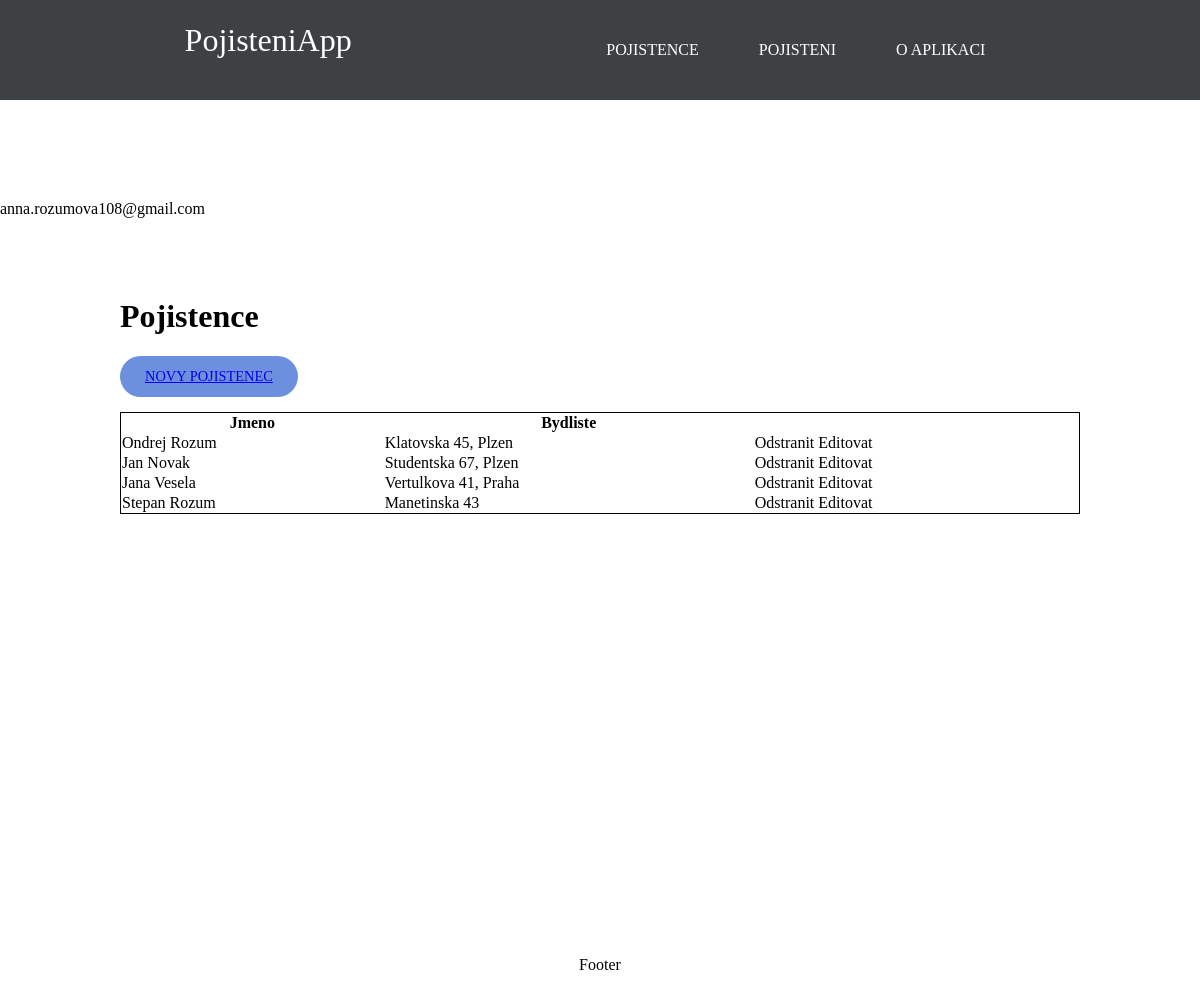
/pojistence/ (signed in), run on the app's committed database.
### pojisteni/models.py (models this page shows, shortened)
class Uzivatel(AbstractBaseUser):
    email = models.EmailField(max_length = 300, unique=True)
    is_admin = models.BooleanField(default=False)
    class Meta:
        verbose_name = "uživatel"
        verbose_name_plural = "uživatelé"
    objects = UzivatelManager()
    USERNAME_FIELD = "email"

class Pojistence(models.Model):
    id_pojistence = models.BigAutoField(primary_key=True)
    jmeno = models.CharField(max_length=64)
    prijmeni = models.CharField(max_length=64)
    email = models.EmailField(max_length=254)
    telefon = models.IntegerField()
    adresa = models.CharField(max_length=64)
    pojisteni = []
    class Meta:
        verbose_name_plural = 'Pojistence'

### pojisteni/views.py (the view)
# urls.py: path('pojistence/', views.PojistenceIndex.as_view(), name='pojistence'),
class PojistenceIndex(generic.ListView):
    template_name = 'pojisteni/pojistence.html'
    context_object_name = 'pojistence'
    def get_queryset(self):
        return Pojistence.objects.all().order_by('id_pojistence')

### pojisteni/templates/pojisteni/pojistence.html
{% extends 'pojisteni/base.html' %}
{% load static %}
{% block content %}
    <h1>Pojistence</h1>
    <p class="new-button">
        <a href="{% url 'create_pojistence' %}">Novy pojistenec</a>
    </p>
    <table>
        <thead>
            <tr>
                <th>Jmeno</th>
                <th>Bydliste</th>
                <th></th>
            </tr>
        </thead>
        <tbody>
            {% for pojistenec in pojistence %}
            <tr>
                <td>{{pojistenec.jmeno}} {{pojistenec.prijmeni}}</td>
                <td>{{pojistenec.adresa}}</td>
                <td>Odstranit Editovat</td>
            </tr>
            {% endfor %}
        </tbody>
    </table>
</body>
</html>
{% endblock %}

### pojisteni/templates/pojisteni/base.html (shortened to what this page needs)
{% load static %}
<!DOCTYPE html>
<html lang="en">
<head>
    <link href="{% static 'css/styl.css' %}" rel="stylesheet">
</head>
<body>
    <div class="text-center">{{request.user.email}}</div>
    <header>
        <div id="nazev">
            <h1>PojisteniApp</h1>
        </div>
        <nav class="flex_box">
            <ul>
                <li><a href="{% url 'pojistence' %}">Pojistence</a></li>
                <li><a href="{% url 'pojisteni' %}">Pojisteni</a></li>
                <li><a href="{% url 'about' %}">O aplikaci</a></li>
            </ul>
        </nav>
    </header>
    <div class="content">
        {% block content %}
        {% endblock %}
    <footer>
        Footer
    </footer>
</body>
</html>

### pojisteni/static/css/styl.css (style rules this page uses)
html, body { width: 100%; height: 100%; margin: 0; padding: 100px 0px 0px 0px; }
body > header { width: 100%; height: 100px; background-color: #3e4144; color: white; display: flex; justify-content: space-evenly; position: fixed; z-index: 1; top: 0; }
body > header h1 { font-weight: normal; font-size: 2em; line-height: 1.2em; color: white; }
nav ul { margin: 0; list-style-type: none; display: flex; align-items: center; height: 100%; }
nav ul li { padding: 0 25px; margin: 0 5px; font-size: 1em; line-height: 4.3em; }
nav ul a { color: white; padding: 8px 0; text-decoration: none; text-transform: uppercase; }
.content { width: 80%; margin: auto; margin-top: 80px; margin-bottom: 80px; }
footer { position: fixed; width: 100%; height: 70; text-align: center; line-height: 70px; vertical-align: middle; bottom: 0; }
.new-button { max-width: fit-content; background: #6c90dd; color: white; font-size: 0.9em; text-transform: uppercase; text-decoration: none; padding: 12px 25px; border-radius: 25px; }
table { border-collapse: collapse; border-width: 1px; border-style: solid; border-color: black; width: 100%; }
thead, tbody { border-collapse: collapse; }
td { border-collapse: collapse; }
th { font-weight: bold; }

### data on the page
Uzivatel: user.email "anna.rozumova108@gmail.com"
Pojistence: jmeno "Ondrej", prijmeni "Rozum", adresa "Klatovska 45, Plzen"
Pojistence: jmeno "Jan", prijmeni "Novak", adresa "Studentska 67, Plzen"
Pojistence: jmeno "Jana", prijmeni "Vesela", adresa "Vertulkova 41, Praha"
Pojistence: jmeno "Stepan", prijmeni "Rozum", adresa "Manetinska 43"
